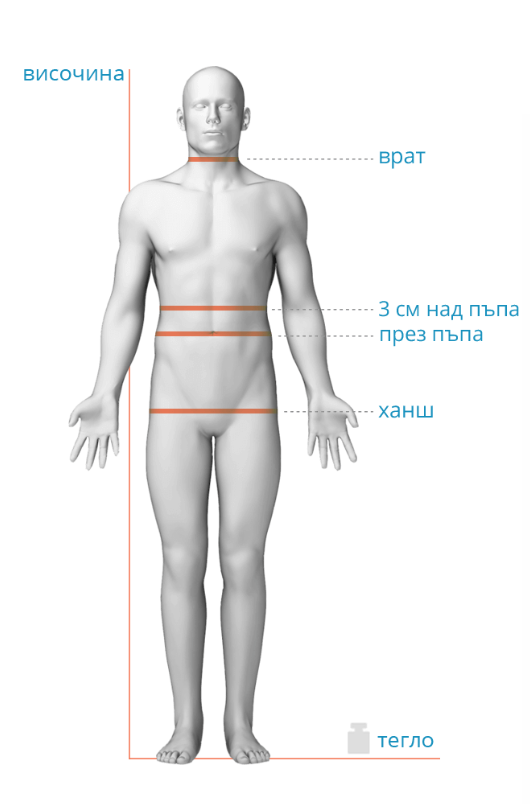
#> input picture calorie_calculator/pic1.png, 530 x 805 px
$ python canvas.py   (older library calls are emulated)
#> lines starting #> are read from the running program, lines starting #| are printed output that depends on the picture
import math
from tkinter import *
from PIL import ImageTk ,Image


def create_root():
    root = Tk()

    root.title("Calorie calculator")
    root.resizable(False, False)
    root.geometry("850x700")

    return root


def create_frame():
    frame = Canvas(root, width=850, height=700)
    frame.grid(row=0, column=0)

    return frame


root = create_root()
frame = create_frame()


def create_picture():
    img = Image.open("pic1.png")
#> img is the input picture: PIL image 530x805 RGB; mean R, G, B 240.1, 240, 240
    image = img.resize((380,605) , Image.ANTIALIAS)
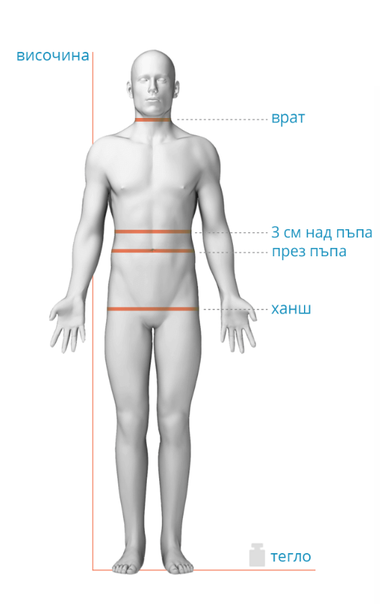
#> image: PIL image 380x605 RGB; mean R, G, B 240, 239.9, 239.9
    new_img = ImageTk.PhotoImage(image)
    frame.create_image(630, 380, image=new_img)


    return new_img

img = create_picture()

# [243 lines left out: functions data, boxes, get_data, check_data, calculation, not called in this run]


years_box = Entry(root, bd=0)
weight_box = Entry(root, bd=0)
height_box = Entry(root, bd=0)
tour_neck = Entry(root, bd=0)
tour_1_box = Entry(root, bd=0)
tour_2_box = Entry(root, bd=0)
tour_3_box = Entry(root, bd=0)
training_days_box = Entry(root, bd=0)
